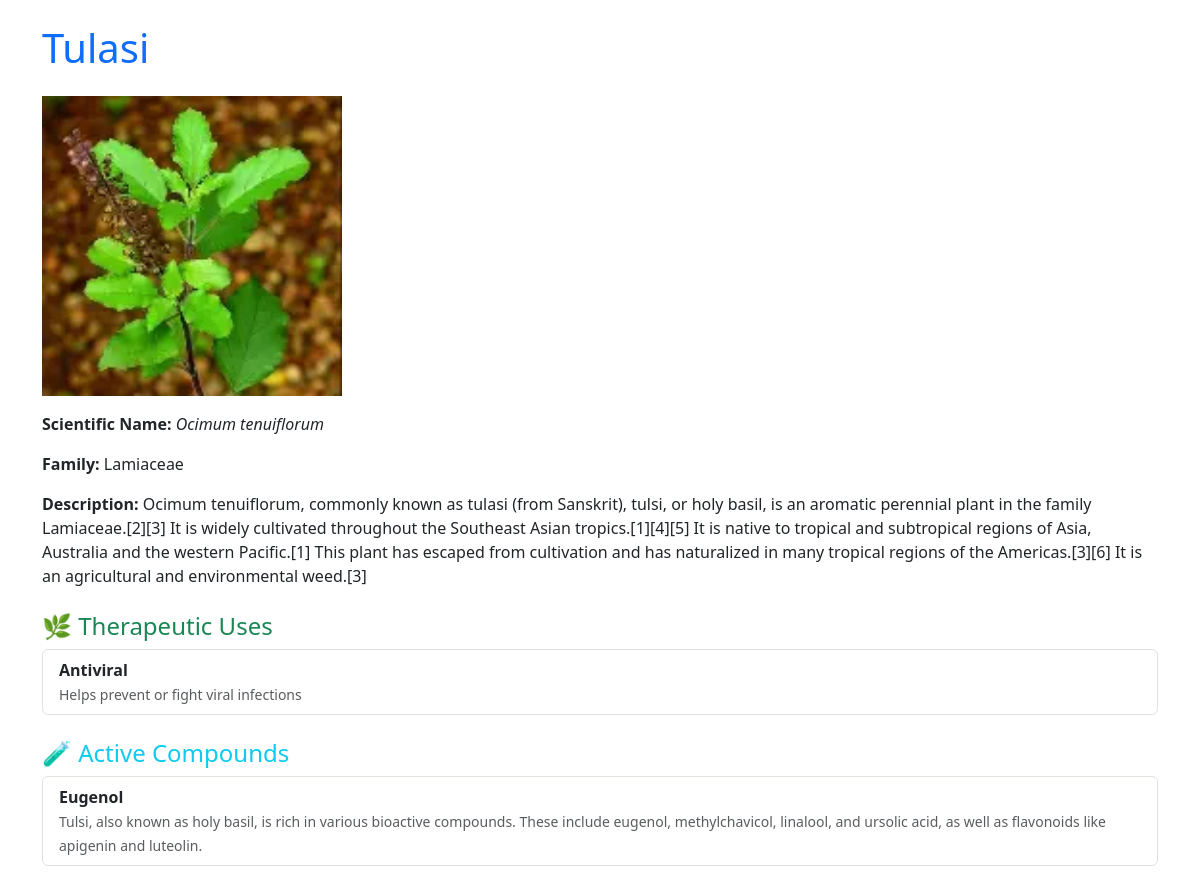
/plant/1/, run on the app's committed database.
### plants/models.py (models this page shows, shortened)
class Plant(models.Model):
    name = models.CharField(max_length=200)
    scientific_name = models.CharField(max_length=200)
    family = models.CharField(max_length=100)
    image = models.ImageField(upload_to='plants/')
    description = models.TextField()
    therapeutic_uses = models.ManyToManyField(TherapeuticUse, blank=True)
    active_compounds = models.ManyToManyField(Compound, blank=True)

class TherapeuticUse(models.Model):
    name = models.CharField(max_length=100)
    description = models.TextField(blank=True)

class Compound(models.Model):
    name = models.CharField(max_length=100)
    description = models.TextField(blank=True)
    smiles = models.CharField(max_length=500, blank=True)

### plants/views.py (the view)
# urls.py: path('plant/<int:pk>/', views.plant_detail, name='plant_detail'),
def plant_detail(request, pk):
    plant = get_object_or_404(Plant, pk=pk)
    return render(request, "plants/plant_detail.html", {"plant": plant})

### plants/templates/plants/plant_detail.html (shortened to what this page needs)
<!DOCTYPE html>
<html lang="en">
<head>
    <link href="https://cdn.jsdelivr.net/npm/bootstrap@5.3.0/dist/css/bootstrap.min.css" rel="stylesheet">
</head>
<body>
<div class="container py-4">
    <h1 class="mb-4 text-primary">{{ plant.name }}</h1>
    <img src="{{ plant.image.url }}" class="mb-3" width="300" alt="{{ plant.name }}">
    <p><strong>Scientific Name:</strong> <em>{{ plant.scientific_name }}</em></p>
    <p><strong>Family:</strong> {{ plant.family }}</p>
    <p><strong>Description:</strong> {{ plant.description }}</p>
    <h4 class="mt-4 text-success">🌿 Therapeutic Uses</h4>
    <ul class="list-group mb-4">
        {% for use in plant.therapeutic_uses.all %}
        <li class="list-group-item">
            <strong>{{ use.name }}</strong><br>
            <small class="text-muted">{{ use.description }}</small>
        </li>
        {% empty %}
        <li class="list-group-item"><em>No therapeutic uses listed.</em></li>
        {% endfor %}
    </ul>
    <h4 class="text-info">🧪 Active Compounds</h4>
    <ul class="list-group">
        {% for compound in plant.active_compounds.all %}
        <li class="list-group-item">
            <strong>{{ compound.name }}</strong><br>
            <small class="text-muted">{{ compound.description }}</small>
        </li>
        {% empty %}
        <li class="list-group-item"><em>No active compounds listed.</em></li>
        {% endfor %}
    </ul>
</div>
</body>
</html>

### data on the page
Plant: name "Tulasi", image (picture), scientific_name "Ocimum tenuiflorum", family "Lamiaceae", description "Ocimum tenuiflorum, commonly known as tulasi (from Sanskrit), tulsi, or holy basil, is an aromatic perennial plant in the family Lamiaceae.[2][3] It is widely cultivated throughout the Southeast Asian tropics.[1][4][5] It is native to tropical and subtropical regions of Asia, Australia and the western Pacific.[1] This plant has escaped from cultivation and has naturalized in many tropical regions of the Americas.[3][6] It is an agricultural and environmental weed.[3]"
TherapeuticUse: name "Antiviral", description "Helps prevent or fight viral infections"
Compound: name "Eugenol", description "Tulsi, also known as holy basil, is rich in various bioactive compounds. These include eugenol, methylchavicol, linalool, and ursolic acid, as well as flavonoids like apigenin and luteolin."
